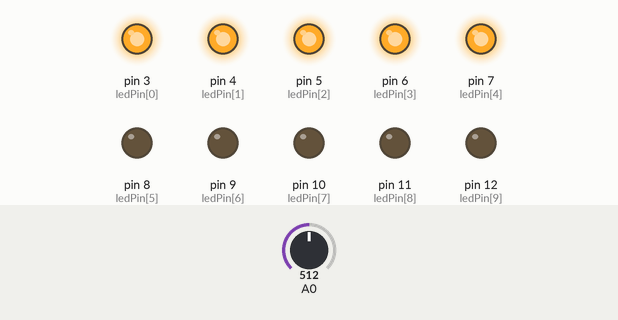
This sketch was run on a simulated Arduino Uno, built with avr-gcc and run on an emulated ATmega328P. Shown: output pins drawn as LEDs (lit = HIGH). Inputs (shaded band) come from the test bench; at power-on: A0 = 512.

Above: at 1.2 s.
1.3 s: A0 set to 601
2.8 s: A0 set to 623
At 3.5 s:
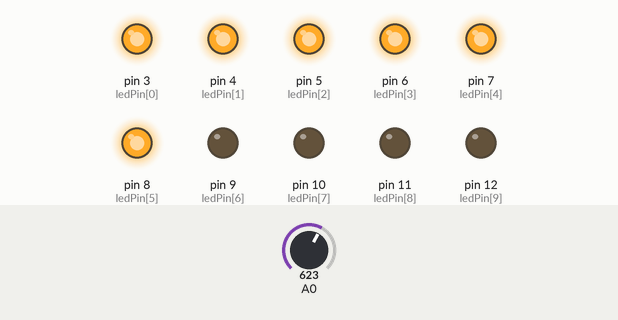
4.3 s: A0 set to 511
At 5.5 s:
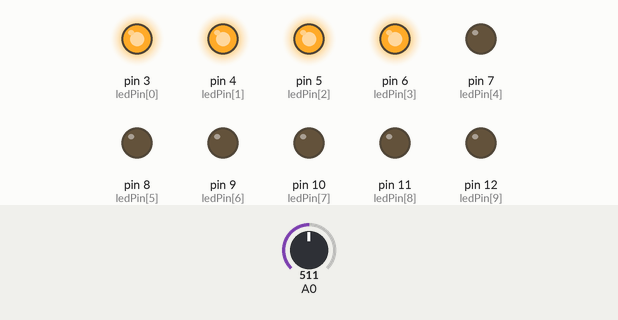
5.8 s: A0 set to 428
7.3 s: A0 set to 394
At 8.0 s:
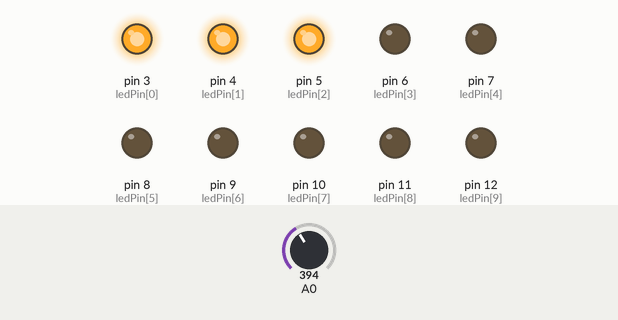
8.8 s: A0 set to 716
At 9.1 s:
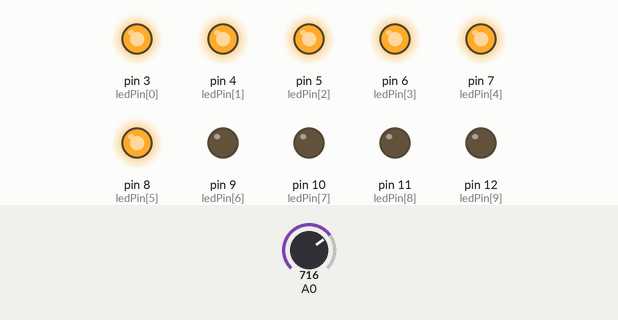
Timing chart, 0 to 11.3 s (numbered marks = the images above; inputs shaded):
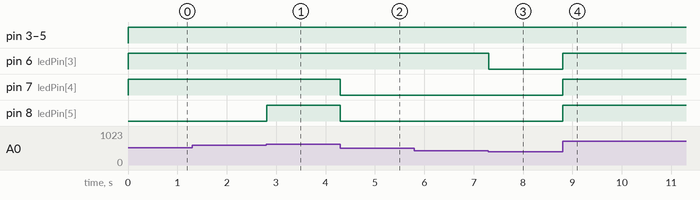

The sketch:

Vumetro.ino
```cpp
int ledPin[] = {3, 4, 5, 6, 7, 8, 9, 10, 11, 12};


void setup() {
  for(int i = 0; i < 10; i++){
    pinMode(ledPin[i], OUTPUT);
  }
  Serial.begin(9600);

}

void loop() {
  int pot = analogRead(A0);
  int mayor = map(pot, 0, 1023, 0, 10);
  for(int i = 0; i < 10; i++){
    if(i < mayor){
      digitalWrite(ledPin[i], HIGH);
    } else {
      digitalWrite(ledPin[i], LOW);
    }
  }
  delay(10);
}
```

Measured:
- the behaviour switches between 613 and 614 on A0 (found by bisection; images 0 and 1)
- the behaviour switches between 410 and 409 on A0 (found by bisection; images 2 and 3)
- after the input at 1.3 s, every drawn part: stays the same
- after the input at 2.8 s, pin 8 (ledPin[5]): LOW → HIGH at once
- after the input at 4.3 s, pin 7 (ledPin[4]), pin 8 (ledPin[5]): HIGH → LOW at once
- after the input at 5.8 s, every drawn part: stays the same
- after the input at 7.3 s, pin 6 (ledPin[3]): HIGH → LOW at once
- after the input at 8.8 s, pin 6 (ledPin[3]), pin 7 (ledPin[4]), pin 8 (ledPin[5]): LOW → HIGH at once
